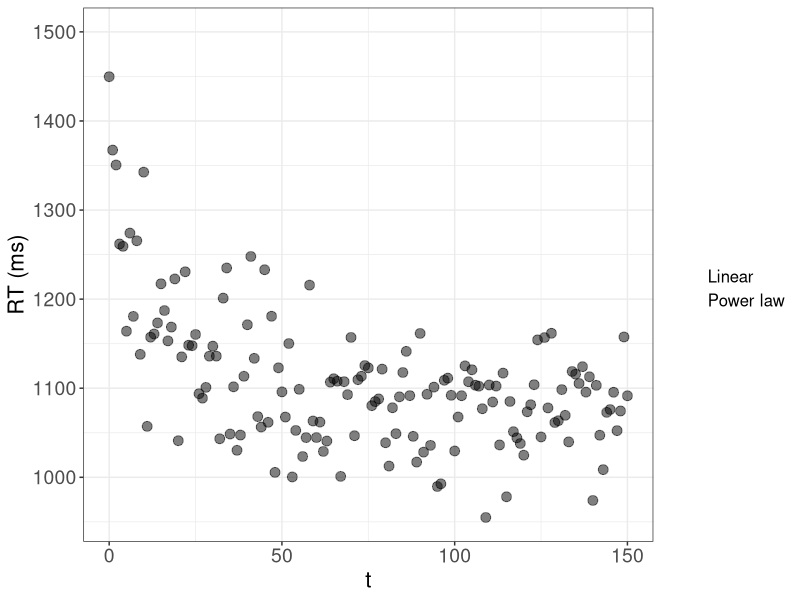
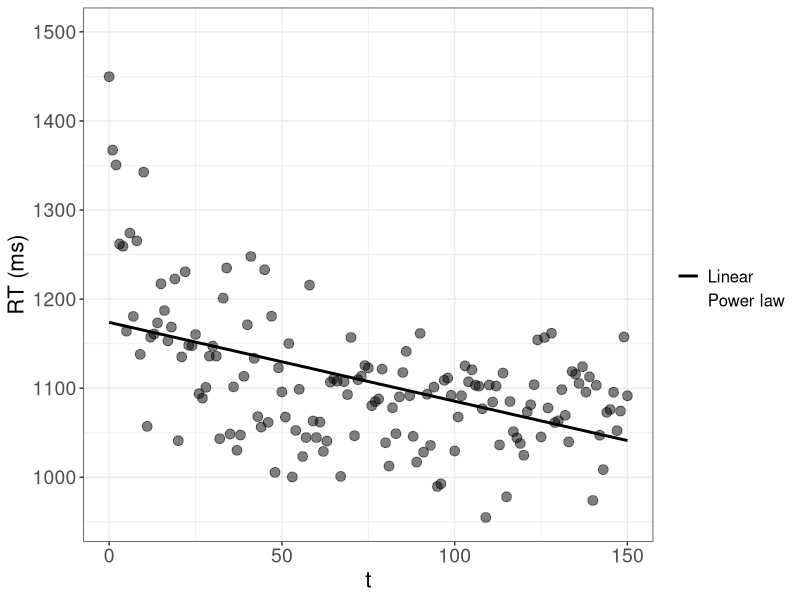
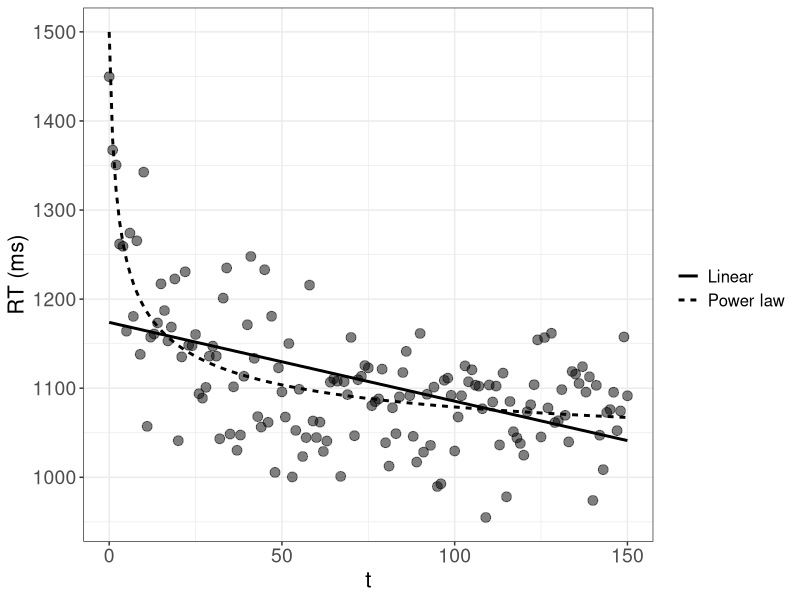
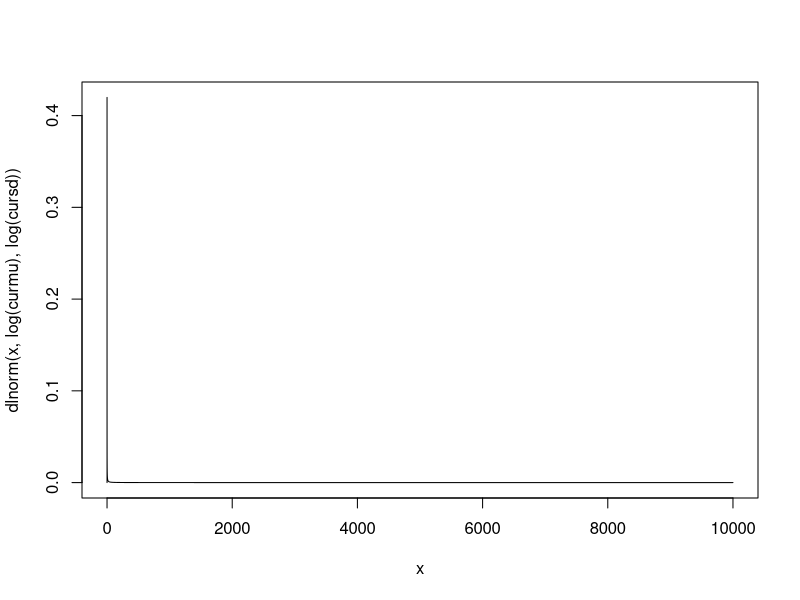
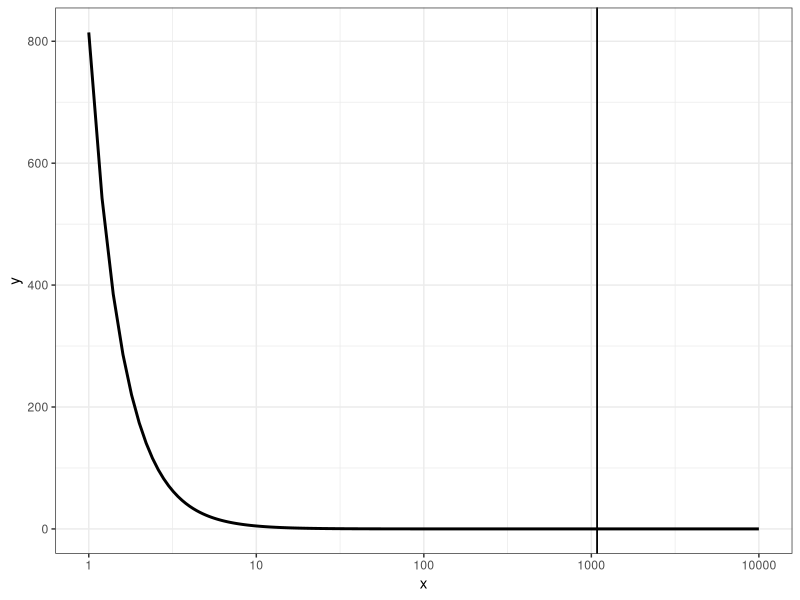
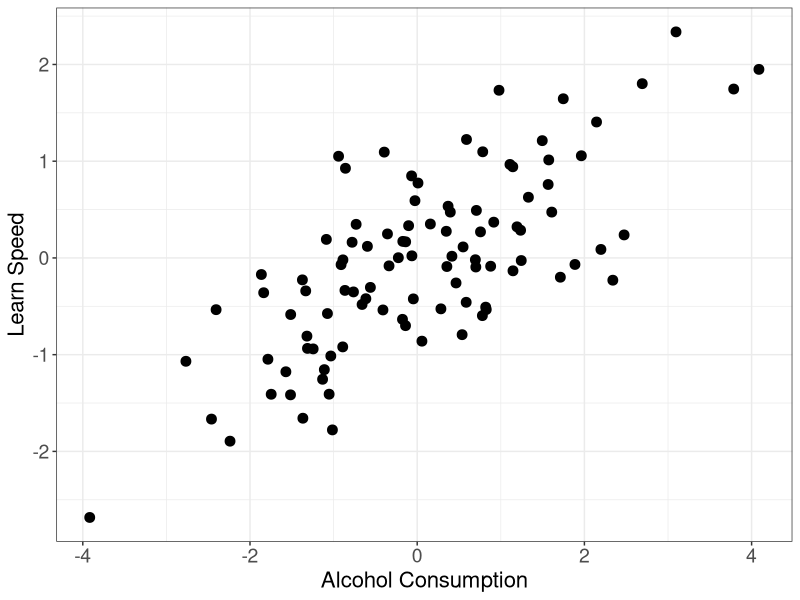
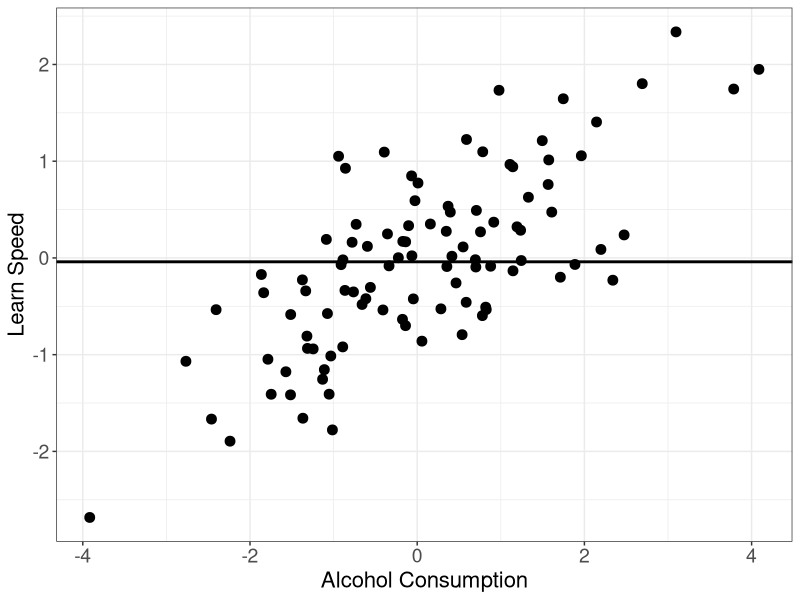
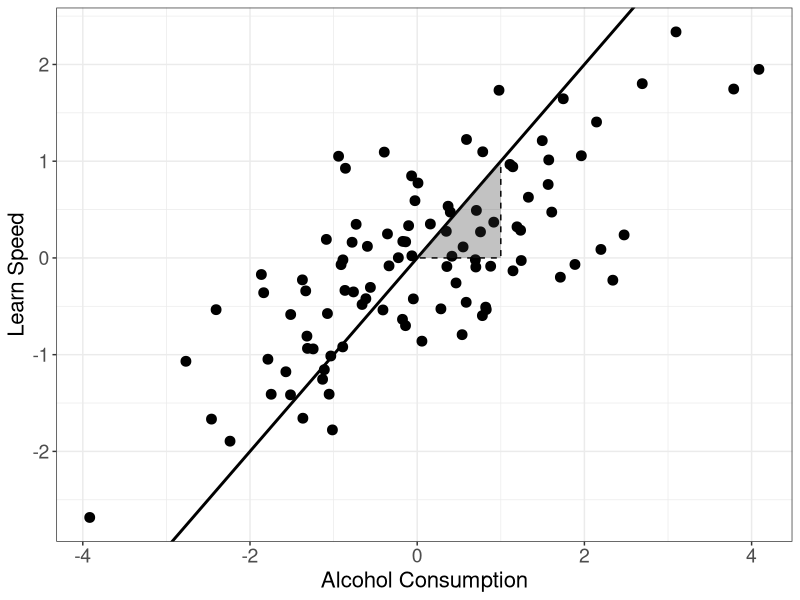

These figures' R source, in order:
## ---- chunk 1
library(dplyr)  # basic package for changing data structures.

library(ggplot2)  # important package for plotting.

thlg <- theme(axis.title = element_text(size = 16),
              axis.text = element_text(size = 14),
              legend.title = element_text(size = 14),
              legend.text = element_text(size = 12))
## ---- chunk 2

# Forgetting data:
  N <- 150
  t <- 0:N

  # Power:
    Ap <- 1000
    Bp <- 500
    bet <- 0.4
  
    RTp <- Ap + Bp * (t + 1)^(-bet) + rnorm(N + 1, 0, 50)

  # Exponential:
    Ae <- 1000
    Be <- 500
    alp <- 0.6
  
    RTe <- Ae + Be * exp(-alp * t) + rnorm(N + 1, 0, 50)

  # Linear:

# Plotting:
  pow_lin_dat <- data.frame(t = t, RTp = RTp, RTe = RTe,
              pred_p = Ap + Bp * (t + 1)^(-bet),
              pred_e = Ae + Be * exp(-alp * t)) %>%
    ggplot(aes(x = t)) +
    geom_point(aes(y = RTp), size = 3, alpha = 0.5) +
    labs(y = "RT (ms)", linetype = "") +
    geom_line(aes(y = pred_p, linetype = "Power law"), linewidth = 1, color = NA) +
    # geom_line(aes(y = pred_e, linetype = "Exponetial law"), linewidth = 1) +
    # Linear:
    geom_smooth(aes(y = RTp, linetype = "Linear"), method = "lm", se = FALSE, linewidth = 1, color = NA) +
    theme_bw() +
    thlg

  pow_lin_dat

  ggsave("_figures/pow_lin_dat.png", height = 12, width = 16, unit = "cm")


  pow_lin <- pow_lin_dat +
    # geom_line(aes(y = pred_e, linetype = "Exponetial law"), linewidth = 1) +
    # Linear:
    geom_smooth(aes(y = RTp, linetype = "Linear"), method = "lm", se = FALSE, linewidth = 1, color = "black")

  
  pow_lin
  ggsave("_figures/lin.png", height = 12, width = 16, unit = "cm")


  pow_lin +
    geom_line(aes(y = pred_p, linetype = "Power law"), linewidth = 1)

  ggsave("_figures/pow_lin.png", height = 12, width = 16, unit = "cm")

## ---- chunk 3
# Average tax cut of $ 1,083 
# 
# But: 80% receive less than this cut, half (around 45 Million people) receive less than $ 100, $ 30,127 for the top 1%

# Try with lognormal:
  curmu <- 0.01
  cursd <- 10000
  
  x <- seq(0, curmu + cursd, by = 0.1)
  plot(x, dlnorm(x, log(curmu), log(cursd)), type = "l")
  
  
  1- plnorm(c(30127), log(curmu), log(cursd))
  plnorm(c(1083, 100), log(curmu), log(cursd))
  
  # Target probabilities:
  c(0.01, 0.8, 0.5)
  
  # Use a pareto distribution:
    # Equations:
    # x_m = 1/(1 - 0.5)^(-1/a) = 100
    # x_m = 1/(1 - 0.8)^(-1/a) = 1083
    # x_m = 1/(1 - 0.01)^(-1/a) = 30127
    # a <- 1083/(1083-x_m)


    x_m <- 200 

    a <- 1083/(1083-x_m)
    
    
    x <- seq(1, 10000, by = 0.2)

    pout <- (a * x_m^a)/(x^(a+1))  # PDF.

    (mpar <- (a * x_m)/(a - 1))
    # To have a mean of 1083 a can be: a = mpar/(mpar - x_m)
    
    (qtpar08 <- x_m * (1 - 0.8)^(-1/a))  # 30127

    (qtpar05 <- x_m * (1 - 0.5)^(-1/a))
    

    data.frame(x = x, y = pout) %>%
      ggplot(aes(x = x, y = y)) +
      geom_line(linewidth = 1) +
      geom_vline(aes(linetype = "mean"), xintercept = mpar) +
      geom_vline(aes(linetype = "mean"), xintercept = mpar) +
      scale_x_continuous(trans = "log10") +
      thlg +
      theme_bw()
  

## ---- chunk 4
# Simple linear relationship:
  n <- 100
  set.seed(09234)
  learn_speed <- rnorm(n)
  alcohol <- rnorm(n, learn_speed)  # assuming that more intelligent people drink more  
## ---- chunk 5

  plt_alc_learn <- data.frame(alcohol = alcohol, learn_speed = learn_speed) %>%
    ggplot(aes(x = alcohol, y = learn_speed)) +
    geom_point(size = 3) +
    labs(x = "Alcohol Consumption", y = "Learn Speed", linetype = "") +
    theme_bw() +
    thlg

# Show and save:
plt_alc_learn

ggsave("_figures/alc_learn_raw.png", height = 12, width = 12, unit = "cm")
## ---- chunk 6
plt_alc_learn +
    geom_hline(yintercept = mean(learn_speed), linewidth = 1)

ggsave("_figures/alc_learn_mean.png", height = 12, width = 12, unit = "cm")
## ---- chunk 7
  plt_alc_learn +
      # Linear:
      geom_abline(slope = 1, linewidth = 1) +
      annotate(geom = "polygon", x = c(1, 0, 1), y = c(1, 0, 0),
              linetype = "dashed", color = "black",
              alpha = 0.3)
  
  ggsave("_figures/alc_learn_lm.png", height = 12, width = 12, unit = "cm")


# Fitted model:
  fit <- lm(learn_speed ~ alcohol)
  summary(fit)

  ic <- coef(fit)["(Intercept)"]   # intercept.
  slp <- coef(fit)["alcohol"]

plt_alc_learn +
    # Linear:
    geom_smooth(method = "lm", se = FALSE, linewidth = 1, color = "black") +
    geom_abline(intercept = ic, slope = slp, linewidth = 1) +
    annotate(geom = "polygon", x = c(1, 0, 1), y = c(1, 0, 0) * slp + ic,
            linetype = "dashed", color = "black",
            alpha = 0.3) +
    annotate(geom = "text", x = 1, y = slp/2 + ic, label = round(slp, 2), size = 6, hjust = 0)

ggsave("_figures/alc_learn_fit.png", height = 12, width = 12, unit = "cm")
## ---- chunk 8
n_correct <- 0:10
pvals <- dbinom(n_correct, size = 10, prob = .75)
pmass <- data.frame(n_correct = factor(n_correct), pn = pvals) %>%
  ggplot(aes(x = n_correct, y = pn)) +
  geom_col() +
  # scale_x_binned(n.breaks = 11, show.limits = TRUE, right = FALSE) +
  theme_classic()

pmass
ggsave("_figures/pmass.png", height = 12, width = 12, unit = "cm")

pmass +
  annotate(geom = "segment", 
           x = 8, y = 0, yend = pvals[n_correct == 7], linetype = "dashed", linewidth = 1) +
  annotate(geom = "segment", 
           x = 0, xend = 8, y = pvals[n_correct == 7], linetype = "dashed", linewidth = 1) +
  annotate(geom = "point", x = 8, y = pvals[n_correct == 7], size = 3)

ggsave("_figures/pmass_lik.png", height = 12, width = 12, unit = "cm")

# Density:
tr <- seq(0, 30, by = 0.01)
dvals <- dlnorm(tr, 2, 1.7)
pdens <- data.frame(t = tr, dens = dvals) %>%
  ggplot(aes(x = tr, y = dens)) +
  geom_line(linewidth = 1) +
  theme_classic()

pdens
ggsave("_figures/pdens.png", height = 12, width = 12, unit = "cm")

pdens +
  annotate(geom = "segment", 
           x = 7, y = 0, yend = dvals[tr == 7], linetype = "dashed", linewidth = 1) +
  annotate(geom = "segment", 
           x = 0, xend = 7, y = dvals[tr == 7], linetype = "dashed", linewidth = 1) +
  annotate(geom = "point", x = 7, y = dvals[tr == 7], size = 3)
ggsave("_figures/pdens_lik.png", height = 12, width = 12, unit = "cm")
## ---- chunk 9
# Define function:
value_function <- function(x, alp, bet = alp, lamb){
  ifelse(x >= 0, x^alp, -lamb * (-x)^bet)
}


# Visualize:
  x <- seq(-100, 100, by = 1)  # define values.


# Create combinations of different parameters:
  dm <- expand.grid(alp = c(0.1, 0.5, 0.8), lambda = c(1, 2))

# Get data for each combination:
  outlist <- apply(dm, MARGIN = 1, FUN = function(rw){
    data.frame(x = x, V = value_function(x, alp = rw[1],
      lamb = rw[2]), alp = rw[1], lamb = rw[2]) 
  })

  outdat <- do.call(rbind, outlist)  # combine the list into a single data.frame.

outdat %>%
  ggplot(aes(x = x, y = V, color = alp, linetype = factor(lamb), group = interaction(lamb, alp))) +
  geom_line(linewidth = 1) +
  scale_color_distiller(palette = "Spectral") +
  theme_classic()

ggsave("_figures/valfun.png", height = 12, width = 12, unit = "cm")
## ---- chunk 10
probdat <- seq(0.05, 0.95, by = 0.15)  # probabilities.

# FUnction to generate rewards:
curprob <- probdat[1]  # selecting a probability.

tr <- 200  # 200 rounds.
rbinom(tr, 1, curprob)  # get an outcome according to a bernoulli distribution.

# Simple Q-learning:-----------------
  get_cmat <- function(choice, input){
    
    # Input matrix with row and column indices and values:
    inp <- as.matrix(cbind(1:length(choice), choice, input))
    
    # Get own rewards for each choice:
    cmat <- matrix(0, ncol = 2, nrow = length(choice)) 
    cmat[inp[,1:2]] <- inp[, 3]
    
    return(cmat)
    
  }

  # Utility function:
  utpay <- function(rew, choice) {
  
    # Input matrix with row and column indices and values:
    paymat <- get_cmat(choice = choice, input = rew)
    
    return(paymat)

  }

update_q <- function(qprev,  # vector of previous q values
                     ut,  # vector of rewards / utilities.
                     alp,  # alpha
                     update_unchosen = TRUE,
                     choices = NA
)  {
  
  
  pred_err <- ut - qprev  # prediction error.
  
  # Should the unchosen option be updated?
  if(!update_unchosen){
    # Set prediction error == 0 for unchosen option:
    pred_err[3 - choices] <- 0
      # Note: Replace 2 by length(options) for more than 2 options.
      # Alternatively: Update the unchosen and rewarded option with 1? 
    # ut[cbind(1:3, choices + 1)]  # rewards from chosen.
    
  }
  
  qnew <- qprev + alp * pred_err
  
  return(qnew)
  
}


  simfun <- function(theta, competition = TRUE, op_prob = c(0.5, 0.5),
                       utfun = utpay, nind = 3, maxtr = 200, maxrew = 1){
      
      ## 4.1 Get parameters:  
      lpar <- theta[1]  # get corresponding learning parameter phi/alpha.
      soft <- theta[length(theta)]  # softmax parameter is always last in list!.
      
      # For mimicking Schulze et al., the softmax paramter is transformed
      # (we use soft instead of c to avoid collision):
      
      soft <- 3^(10 * soft) - 1  
      
      # First round: -------------------------------------------------------
      # Choices (rows are rounds, columns individuals):
      cmat <- matrix(sample(c(0, 1), size = nind, prob = c(0.5, 0.5), replace = TRUE),
                     nrow = 1)
      
      # Rewards (rows are rounds, columns individuals):
      rew_choice <- sample(c(0, 1), size = 1,
                           prob = op_prob)
      rmat <- ifelse(rew_choice == cmat & any(rew_choice == cmat),  
                      # if any chose the rewarded option for all.
                     competition * maxrew/sum(rew_choice == cmat) +
                       (1 - competition) * maxrew,  # maximum reward distributed.  
                     0)
      
      # utfun(rew = rmat[1, ], choice = cmat[1,])
      utmat <- array(rep(0, 2 * nind * maxtr), dim = c(nind, 2, maxtr))  # utility matrix in given round.
      # Individuals are rows, opotions are columns.
      
      utmat[, rew_choice + 1, 1] <- rmat  # add rewarded option.
      # TODO: Translate utuitlity if necessary.
      utmat[,,1:2]
      
      
      ## 3.3 Initialize option value matrix:
      optval_mat <- array(rep(NA, 2 * nind * maxtr), dim = c(nind, 2, maxtr))   # option values for each choice
      optval_mat[,,1] <- 0
      
      
      
    # 4.2 Loop over subsequent trials: ---------------------------------
      for(tr in 2:maxtr) {
    
    
        # Learning:
        ## 4.2.1 Get data from previous trial:
        choices <- cmat[tr - 1,]  # choices in previous round.
        pi_cur <- utmat[, , tr - 1]  # get utilities from previous trial.
    
        ## 4.2.2 Update learned values:
    
        # Which formulation is used?
        # TODO: Probably this is actually obsolete as both functions are essentially the same!
    
        # a) A learning rule:
        # Matrix of option values in current round:
        optval_mat_tr <- update_q(qprev = optval_mat[,,tr - 1],
                                  ut = pi_cur,
                                  alp = lpar)
    
        if(is.null(dim(optval_mat_tr))){
          dim(optval_mat_tr) <- c(nind, 2)
        }
    
        # Save option value matrix:
        optval_mat[,,tr] <- optval_mat_tr  # get a matrix of q-values.
    
        # Choices:
        # subtraction of each row's maximum to avoid overflow problems.
        optval_mat_tr <- t(apply(optval_mat_tr, MAR = 1, function(x) x - max(x)))
    
        # Adapted from Charley:
        p <- exp(optval_mat_tr * soft)  # Softmax rule.
        # TODO: Use division or multiplication?
    
        p <- p/rowSums(p)  # get probabilities for each option.
    
        # Get a choice for each individual:
        # sample(matrix(rep(c(0, 1), each = nind), ncol = 2), size = nind, replace = TRUE, prob = p)
    
        cvec <- apply(p, MARGIN = 1, FUN = function(p){
          sample(c(0, 1), size = 1, prob = p)
        })
    
        cmat <- rbind(cmat, cvec)
    
        # Rewards:
        # Rewards (rows are rounds, columns individuals):
        rew_choice <- sample(c(0, 1), size = 1, prob = op_prob)
        rmat <- ifelse(rew_choice == cvec & any(rew_choice == cvec),  # if any chose the rewarded option for all.
                       competition * maxrew/sum(rew_choice == cvec) +
                         (1 - competition) * maxrew/2,  
                          # maximum reward distributed (divide by 2 for non-competition).
                       0)
    
    
        utmat[, rew_choice + 1, tr] <- rmat  # add rewarded option.
        # TODO: Translate utuitlity if necessary.
    
      }  # eof. loop.
    
      return(list(cmat = cmat, optval = optval_mat))
    
    }
## ---- chunk 11
theta_cur <- 0.1

dm <- expand.grid(theta_cur = c(0.2, 0.8),
                  p = c(0.2, 0.5, 0.9),
                  alp = 0.9)

outlist <- lapply(1:nrow(dm), FUN = function(rw){
  simout <- simfun(theta = c(dm$alp[rw], dm$theta_cur[rw]), nind = 1, op_prob = c(dm$p[rw], 1-dm$p[rw]))

  soft <- 3^(10 * dm$theta_cur[rw]) - 1  

  optval_mat_tr <- t(apply(simout$optval[1,,], MAR = 2, function(x) x - max(x)))
  oprobs <- exp(optval_mat_tr * soft)
  data.frame(tr = 1:length(simout$cmat), p = dm$p[rw], theta = dm$theta_cur[rw],
        oval = simout$optval[,2,], oprob = (oprobs/rowSums(oprobs))[,2], 
        choice = simout$cmat)
})


do.call(rbind, outlist) %>%
  ggplot(aes(x = tr, y = oprob, color = factor(p))) +
  facet_grid(theta ~ p, labeller = label_both) +
  geom_line(linewidth = 0.5, alpha = 0.7) +
  geom_point(aes(y = choice), position = position_jitter(height = 0.01)) +
  scale_color_brewer(palette = "Dark2") +
  theme_bw() +
  theme(legend.position = "bottom")

ggsave("_figures/rl_example.png", height = 16, width = 24, unit = "cm")
## ---- chunk 12
#define parameters to generate data
nDataPts  <- 20
rho       <- .8  # correlation.
intercept <- .0

# generate synthetic data
dat <- matrix(0, nDataPts, 2)
dat[ ,2] <- rnorm(nDataPts)   
dat[ ,1] <- rnorm(nDataPts)*sqrt(1.0-rho^2) + dat[ ,2]*rho + intercept  

dat

plot(dat)
## ---- chunk 13
lm(dat[,1] ~ dat[,2])
## ---- chunk 14
# plot data and current predictions          
getregpred <- function(parms, dat) {
  regpred <- parms["b0"] + parms["b1"] * dat[ ,2]           
  
  #wait with drawing a graph until key is pressed
  par(ask=TRUE)
  plot   (dat[ ,2], type="n", las=1, ylim=c(-2,2), xlim=c(-2,2), xlab="X", ylab="Y")
  par(ask=FALSE)
  points (dat[ ,2], dat[ ,1], pch=21, bg="gray")
  lines  (dat[ ,2], regpred, lty="solid")
  
  return(regpred)
}  
## ---- chunk 15
#obtain current predictions and compute discrepancy
rmsd <- function(parms, data1) {          
  preds <- getregpred(parms, data1)        
  rmsd <- sqrt(sum((preds-data1[ ,1])^2)/length(preds))
}
## ---- chunk 16
# Define the grid:
dm <- expand.grid(b0 = seq(-0.2, 0.2, by = 0.2), b1 = seq(-1, 1, by = 0.5))

cur_discr <- 10000
bestrow <- NA

for(i in 1:nrow(dm)){
  cur_rmsd <- rmsd(parms = unlist(dm[i,]), data1 = dat)

  if(cur_rmsd < cur_discr){
    cur_discr <- cur_rmsd
    bestrow <- i
  }
}

cur_discr
dm[bestrow,]
## ---- chunk 17
# Nelder-Mead:
startParms <- c(-1., .2) 
names(startParms) <- c("b1", "b0")
#obtain parameter estimates
xout <- optim(startParms, rmsd, data1 = dat)

# Show paramters:
xout
## ---- chunk 18
# Choices for first parameters.
cur_choices <- outlist[[1]]$choice

mean(outlist[[1]]$choice)

# Fixed choice probability:

ps <- seq(0, 1, by = 0.1)

lls <- sapply(ps, FUN = function(p){
  ll <- dbinom(cur_choices, size = 1, p, log = TRUE)
})

deviance <- -2 * colSums(lls)
min(deviance)

ps[which.min(deviance)]
## ---- chunk 19
dm <- expand.grid(alp = seq(0, 1, by = 0.1),
                  theta = seq(0, 1, by = 0.1))

# Choices for first parameters.
outlist[[1]]$choice
## ---- chunk 20
#discrepancy for power forgetting function 
powdiscrep <- function (parms,rec,ri) {                    
  if (any(parms<0)||any(parms>1)) return(1e6)
  pow_pred <- parms["a"] *(parms["b"]*ri + 1)^(-parms["c"])
  return(sqrt( sum((pow_pred-rec)^2)/length(ri) ))
}                                                          

#Carpenter et al. (2008) Experiment 1
rec <- c(.93,.88,.86,.66,.47,.34) # recall proportions.
ri  <- c(.0035, 1, 2, 7, 14, 42)  # retention intervals in days.

# initialize starting values 
  sparms <-c(1,.05,.7)
  names(sparms) <- c("a","b","c")
#obtain best-fitting estimates
  pout <- optim(sparms, powdiscrep, rec=rec, ri=ri)   # Simplex
  pow_pred <- pout$par["a"] *(pout$par["b"]*c(0:max(ri)) + 1)^(-pout$par["c"])  

#plot data and best-fitting predictions
  x11()
  par(cex.axis=1.2,cex.lab=1.4)
  par(mar=(c(5, 5, 3, 2) + 0.1),las=1)
  plot(ri,rec, 
       xlab = "Retention Interval (Days)", 
       ylab = "Proportion Items Retained",  
       ylim=c(0.3,1),xlim=c(0,43),xaxt="n",type="n")
  lines(c(0:max(ri)),pow_pred,lwd=2)
  points(ri,rec,pch=21, bg="dark grey",cex=2)
  dev <- pow_pred[ri+1]
  for (x in c(1:length(ri))) {
    lines(c(ri[x],ri[x]),c(dev[x],rec[x]),lwd=1)
    }
  axis(1,at=c(0:43))
## ---- chunk 21
# perform bootstrapping analysis
ns  <- 55
nbs <- 1000
bsparms <- matrix(NA,nbs,length(sparms))

# Predictions:
bspow_pred <- pout$par["a"] *(pout$par["b"]*ri + 1)^(-pout$par["c"])

for (i in c(1:nbs)) {   
    recsynth     <- vapply(bspow_pred, FUN=function(x) mean(rbinom(ns,1,x)), numeric(1))  # synthetic data.
    bsparms[i,]  <- unlist(optim(pout$par,powdiscrep,rec=recsynth,ri=ri)$par)  # estimate values for a, b and c
}

#function to plot a histogram
histoplot<-function(x,l4x) {
    hist(x,xlab=l4x,main="",xlim=c(0,1),cex.lab=1.5,cex.axis=1.5)
    lq <- quantile(x,0.025)
    abline(v=lq,lty="dashed",lwd=2)
    uq <- quantile(x,0.975)
    abline(v=uq,lty="dashed",lwd=2)
    return(c(lq,uq))
}
x11(width=5,height=2)
par(mfcol=c(1,3),las=1)
for (i in c(1:dim(bsparms)[2])) {
    print(histoplot(bsparms[,i],names(sparms)[i]))
}
## ---- chunk 22
n <- 1000
m <- seq(1,10,length.out = n)

#pdf(file="polycomplex.pdf", width=7, height=4)

par(mfrow=c(1,2))

for (modOrder in c(2,10)){
  plot(1:10,1:10,xlim=c(0.5,10.5), ylim=c(0,5), type="n",
       xlab="Physical intensity", ylab="Sensation", las=1)
  kk <- poly(x = m,degree = modOrder)
  for (rep in 1:10){
    tcoef <- rnorm(modOrder, sd=5)
    #tcoef <- rexp(modOrder, rate=0.2)
    y <- t(kk%*%tcoef)
    y <- y - min(y)
    lines(x=m, y, type="l", col=rgb(0,0,0,0.5))
  }
}

#dev.off()
## ---- chunk 23
n <- 20
n_transfer <- 2
nReps <- 1000
maxOrder <- 6

trainErr <- rep(0, maxOrder)
testErr <- rep(0, maxOrder)

m <- 1:n

tcoef <- c(1,-1,1)
kk <- poly(m,length(tcoef))
realf <- t(kk%*%tcoef)

plot(m, realf)

for (rep in 1:nReps){
  #tcoef <- c(-1,-1,1)
  dat <- realf + rnorm(n, sd=0.5)
  m_t <- sample.int(n, size=n_transfer)
  m <- setdiff(1:n,m_t)
  for (modOrder in 1:maxOrder){
    tTrain <- 0
    tTest <- 0
    lm_t <- lm(dat[m] ~ poly(m,modOrder))
    tTrain <- tTrain + mean(lm_t$residuals^2)
    tTest <- tTest + mean((predict(lm_t, data.frame(m=m_t))-dat[m_t])^2)
    trainErr[modOrder] <- trainErr[modOrder] + tTrain
    testErr[modOrder] <- testErr[modOrder] + tTest
  }
}

kk <- cbind(trainErr,testErr)/nReps

#pdf(file="outOfSet.pdf",width=4,height=5)
matplot(kk, type="l",lty=1,
        ylim=c(0,0.7),
        lwd=2,col=c("black","grey"),
        xlab="Complexity",ylab="Prediction Error")
legend(1,0.7,c("Train","Test"),lwd=2,lty=1,col=c("black","grey"))
#dev.off()
## ---- chunk 24
n <- 10
stimrange <- c(1,10)
m <- seq(stimrange[1],stimrange[2],length.out = n)
s <- log(m) + rnorm(n,sd=0.5)
s[s < 0] <- 0

lm_3 <- lm(s ~ poly(m,3))
lm_n <- lm(s ~ poly(m,n-1))

#pdf(file="Nihm76.pdf", width=6, height=6)

par(mfrow=c(1,2))
# plot(m,s, pch=3, las=1,
#      xlab='Physical Intensity',
#      ylab='Perceived Intensity')
# points(predict(lm_3))
# 
# plot(m,s, pch=3, las=1,
#      xlab='Physical Intensity',
#      ylab='Perceived Intensity')
# points(predict(lm_n))

m_fill <- seq(stimrange[1],stimrange[2],length.out = 1000)
plot(m,s, pch=3, las=1,
     xlab='Physical Intensity',
     ylab='Perceived Intensity')
lines(m_fill,
      predict(lm_3,data.frame(m=m_fill)),
      type="l", lty=1, las=1)

plot(m,s, pch=3, las=1,
     xlab='Physical Intensity',
     ylab='Perceived Intensity')
lines(m_fill,
      predict(lm_n,data.frame(m=m_fill)),
      type="l", lty=1, las=1)

#dev.off()
## ---- chunk 25
n <- 20
n_transfer <- 10
nReps <- 500
maxOrder <- 10
realOrder <- 3

m <- 1:n

bias <- rep(0, maxOrder)
variab <- rep(0,maxOrder)

tcoef <- c(1,-1,1)
kk <- poly(m,length(tcoef))
realf <- kk%*%tcoef

allPreds <- {}
for (modOrder in 1:maxOrder){
  allPreds[[modOrder]] <- matrix(rep(0,n*nReps),ncol=n)
}

for (rep in 1:nReps){
  #tcoef <- c(-1,-1,1)
  dat <- realf + rnorm(n, sd=0.5)
  for (modOrder in 1:maxOrder){
    lm_t <- lm(dat ~ poly(m,modOrder))
    allPreds[[modOrder]][rep,] <- predict(lm_t)
  }
}

#pdf(file="biasVarianceIllus.pdf",width=7,height=7)
par(mfrow=c(2,2))
for (ii in c(1,3,7,10)){
  plot(m,realf,ylim=c(-1.5,1),
       type="b",lwd=2,las=1,
       xlab="x", ylab="y")
  lines(colMeans(allPreds[[ii]]),
        col=rgb(0,0,0,0.5),lwd=3)
  kk <- apply(allPreds[[ii]],2,function(x) quantile(x,c(0.1,0.9)))
  lines(smooth(kk[1,]), lwd=2,lty=2,col=rgb(0,0,0,0.5))
  lines(smooth(kk[2,]), lwd=2,lty=2,col=rgb(0,0,0,0.5))
  legend(10,-0.5,legend=c("true","fitted"), lty=1, 
         col=c("black","grey"),lwd=2)
  title(paste("Order = ",ii))
}
#dev.off()

bias <- rep(0,maxOrder)
variab <- rep(0,maxOrder)
for (ii in 1:maxOrder){
  mm <- colMeans(allPreds[[ii]])
  bias[ii] <- mean((mm-realf)^2)
  kk <- apply(allPreds[[ii]],1,function(x) (x-mm)^2)
  variab[ii] <- mean(rowMeans(kk))
}

#pdf(file="biasVarTradeOff.pdf",width=5,height=5)
par(mfrow=c(1,1))
plot(bias+variab, type="l", lwd=2, lty=2,
     ylim=c(0,0.15), 
     xlab="Complexity", ylab="Error")
lines(bias,lwd=2)
lines(variab,lwd=2,col=rgb(0,0,0,0.5))
legend(6,0.07,
       legend=c("Total Error",expression("Bias" ^ "2"),"Variance"),
       lty=c(2,1,1),lwd=1,col=c("black","black","grey"))
#dev.off()
